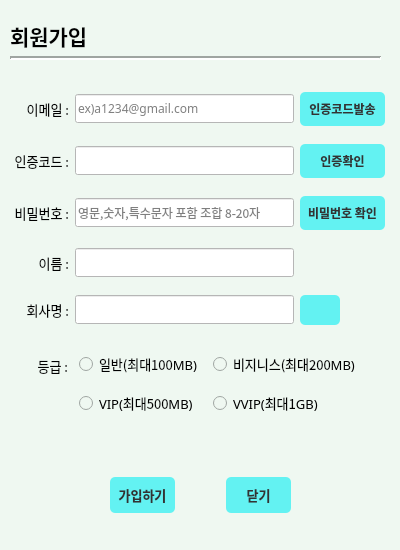
<?xml version="1.0" encoding="UTF-8"?>
<ui version="4.0">
 <class>Form</class>
 <widget class="QWidget" name="Form">
  <property name="geometry">
   <rect>
    <x>0</x>
    <y>0</y>
    <width>400</width>
    <height>550</height>
   </rect>
  </property>
  <property name="windowTitle">
   <string>Form</string>
  </property>
  <property name="styleSheet">
   <string notr="true">background-color: rgb(239, 248, 241);</string>
  </property>
  <widget class="QLabel" name="label_title">
   <property name="geometry">
    <rect>
     <x>10</x>
     <y>20</y>
     <width>91</width>
     <height>31</height>
    </rect>
   </property>
   <property name="font">
    <font>
     <family>나눔고딕</family>
     <pointsize>16</pointsize>
     <bold>true</bold>
    </font>
   </property>
   <property name="text">
    <string>회원가입</string>
   </property>
  </widget>
  <widget class="Line" name="line">
   <property name="geometry">
    <rect>
     <x>10</x>
     <y>50</y>
     <width>371</width>
     <height>16</height>
    </rect>
   </property>
   <property name="lineWidth">
    <number>2</number>
   </property>
   <property name="orientation">
    <enum>Qt::Orientation::Horizontal</enum>
   </property>
  </widget>
  <widget class="QWidget" name="gridLayoutWidget">
   <property name="geometry">
    <rect>
     <x>14</x>
     <y>80</y>
     <width>371</width>
     <height>261</height>
    </rect>
   </property>
   <layout class="QGridLayout" name="gridLayout">
    <item row="2" column="2">
     <widget class="QPushButton" name="pushButton_3">
      <property name="font">
       <font>
        <family>나눔스퀘어</family>
        <bold>true</bold>
       </font>
      </property>
      <property name="styleSheet">
       <string notr="true">QPushButton {
                background-color: #63F2F2;
                color: #333333;
                border-radius: 5px;
                padding: 8px;
                font-weight: bold;
            }
            QPushButton:hover {
                background-color: #66E4F2;
            }</string>
      </property>
      <property name="text">
       <string>비밀번호 확인</string>
      </property>
     </widget>
    </item>
    <item row="3" column="1">
     <widget class="QLineEdit" name="lineEdit_4">
      <property name="sizePolicy">
       <sizepolicy hsizetype="Expanding" vsizetype="Maximum">
        <horstretch>0</horstretch>
        <verstretch>0</verstretch>
       </sizepolicy>
      </property>
      <property name="maximumSize">
       <size>
        <width>16777215</width>
        <height>29</height>
       </size>
      </property>
      <property name="font">
       <font>
        <family>나눔스퀘어</family>
       </font>
      </property>
      <property name="styleSheet">
       <string notr="true">background-color: rgb(255, 255, 255);</string>
      </property>
      <property name="inputMethodHints">
       <set>Qt::InputMethodHint::ImhNone</set>
      </property>
      <property name="placeholderText">
       <string/>
      </property>
     </widget>
    </item>
    <item row="2" column="0">
     <widget class="QLabel" name="label_3">
      <property name="font">
       <font>
        <family>나눔스퀘어</family>
        <pointsize>10</pointsize>
       </font>
      </property>
      <property name="text">
       <string>비밀번호 :</string>
      </property>
      <property name="alignment">
       <set>Qt::AlignmentFlag::AlignRight|Qt::AlignmentFlag::AlignTrailing|Qt::AlignmentFlag::AlignVCenter</set>
      </property>
     </widget>
    </item>
    <item row="0" column="0">
     <widget class="QLabel" name="label_2">
      <property name="font">
       <font>
        <family>나눔스퀘어</family>
        <pointsize>10</pointsize>
       </font>
      </property>
      <property name="text">
       <string>이메일 :</string>
      </property>
      <property name="alignment">
       <set>Qt::AlignmentFlag::AlignRight|Qt::AlignmentFlag::AlignTrailing|Qt::AlignmentFlag::AlignVCenter</set>
      </property>
     </widget>
    </item>
    <item row="3" column="0">
     <widget class="QLabel" name="label_4">
      <property name="font">
       <font>
        <family>나눔스퀘어</family>
        <pointsize>10</pointsize>
       </font>
      </property>
      <property name="text">
       <string>이름 :</string>
      </property>
      <property name="alignment">
       <set>Qt::AlignmentFlag::AlignRight|Qt::AlignmentFlag::AlignTrailing|Qt::AlignmentFlag::AlignVCenter</set>
      </property>
     </widget>
    </item>
    <item row="1" column="2">
     <widget class="QPushButton" name="pushButton_2">
      <property name="font">
       <font>
        <family>나눔스퀘어</family>
        <bold>true</bold>
       </font>
      </property>
      <property name="styleSheet">
       <string notr="true">QPushButton {
                background-color: #63F2F2;
                color: #333333;
                border-radius: 5px;
                padding: 8px;
                font-weight: bold;
            }
            QPushButton:hover {
                background-color: #66E4F2;
            }</string>
      </property>
      <property name="text">
       <string>인증확인</string>
      </property>
     </widget>
    </item>
    <item row="0" column="2">
     <widget class="QPushButton" name="pushButton">
      <property name="font">
       <font>
        <family>나눔스퀘어</family>
        <bold>true</bold>
       </font>
      </property>
      <property name="styleSheet">
       <string notr="true">QPushButton {
                background-color: #63F2F2;
                color: #333333;
                border-radius: 5px;
                padding: 8px;
                font-weight: bold;
            }
            QPushButton:hover {
                background-color: #66E4F2;
            }</string>
      </property>
      <property name="text">
       <string>인증코드발송</string>
      </property>
     </widget>
    </item>
    <item row="1" column="0">
     <widget class="QLabel" name="label">
      <property name="font">
       <font>
        <family>나눔스퀘어</family>
        <pointsize>10</pointsize>
       </font>
      </property>
      <property name="text">
       <string>인증코드 :</string>
      </property>
      <property name="alignment">
       <set>Qt::AlignmentFlag::AlignRight|Qt::AlignmentFlag::AlignTrailing|Qt::AlignmentFlag::AlignVCenter</set>
      </property>
     </widget>
    </item>
    <item row="0" column="1">
     <widget class="QLineEdit" name="lineEdit">
      <property name="sizePolicy">
       <sizepolicy hsizetype="Expanding" vsizetype="Maximum">
        <horstretch>0</horstretch>
        <verstretch>0</verstretch>
       </sizepolicy>
      </property>
      <property name="minimumSize">
       <size>
        <width>0</width>
        <height>29</height>
       </size>
      </property>
      <property name="font">
       <font>
        <family>나눔스퀘어</family>
       </font>
      </property>
      <property name="styleSheet">
       <string notr="true">background-color: rgb(255, 255, 255);</string>
      </property>
      <property name="inputMethodHints">
       <set>Qt::InputMethodHint::ImhNone</set>
      </property>
      <property name="placeholderText">
       <string>ex)a1234@gmail.com</string>
      </property>
     </widget>
    </item>
    <item row="4" column="1">
     <widget class="QLineEdit" name="lineEdit_5">
      <property name="sizePolicy">
       <sizepolicy hsizetype="Expanding" vsizetype="Maximum">
        <horstretch>0</horstretch>
        <verstretch>0</verstretch>
       </sizepolicy>
      </property>
      <property name="maximumSize">
       <size>
        <width>16777215</width>
        <height>29</height>
       </size>
      </property>
      <property name="font">
       <font>
        <family>나눔스퀘어</family>
       </font>
      </property>
      <property name="styleSheet">
       <string notr="true">background-color: rgb(255, 255, 255);</string>
      </property>
      <property name="inputMethodHints">
       <set>Qt::InputMethodHint::ImhNone</set>
      </property>
      <property name="placeholderText">
       <string/>
      </property>
     </widget>
    </item>
    <item row="1" column="1">
     <widget class="QLineEdit" name="lineEdit_2">
      <property name="sizePolicy">
       <sizepolicy hsizetype="Expanding" vsizetype="Maximum">
        <horstretch>0</horstretch>
        <verstretch>0</verstretch>
       </sizepolicy>
      </property>
      <property name="maximumSize">
       <size>
        <width>16777215</width>
        <height>29</height>
       </size>
      </property>
      <property name="font">
       <font>
        <family>나눔스퀘어</family>
       </font>
      </property>
      <property name="styleSheet">
       <string notr="true">background-color: rgb(255, 255, 255);</string>
      </property>
      <property name="inputMethodHints">
       <set>Qt::InputMethodHint::ImhNone</set>
      </property>
      <property name="placeholderText">
       <string/>
      </property>
     </widget>
    </item>
    <item row="4" column="0">
     <widget class="QLabel" name="label_5">
      <property name="font">
       <font>
        <family>나눔스퀘어</family>
        <pointsize>10</pointsize>
       </font>
      </property>
      <property name="text">
       <string>회사명 :</string>
      </property>
      <property name="alignment">
       <set>Qt::AlignmentFlag::AlignRight|Qt::AlignmentFlag::AlignTrailing|Qt::AlignmentFlag::AlignVCenter</set>
      </property>
     </widget>
    </item>
    <item row="2" column="1">
     <widget class="QLineEdit" name="lineEdit_3">
      <property name="sizePolicy">
       <sizepolicy hsizetype="Expanding" vsizetype="Maximum">
        <horstretch>0</horstretch>
        <verstretch>0</verstretch>
       </sizepolicy>
      </property>
      <property name="maximumSize">
       <size>
        <width>16777215</width>
        <height>29</height>
       </size>
      </property>
      <property name="font">
       <font>
        <family>나눔스퀘어</family>
       </font>
      </property>
      <property name="styleSheet">
       <string notr="true">background-color: rgb(255, 255, 255);</string>
      </property>
      <property name="inputMethodHints">
       <set>Qt::InputMethodHint::ImhHiddenText|Qt::InputMethodHint::ImhNoAutoUppercase|Qt::InputMethodHint::ImhNoPredictiveText|Qt::InputMethodHint::ImhSensitiveData</set>
      </property>
      <property name="echoMode">
       <enum>QLineEdit::EchoMode::Password</enum>
      </property>
      <property name="placeholderText">
       <string>영문,숫자,특수문자 포함 조합 8-20자</string>
      </property>
     </widget>
    </item>
    <item row="4" column="2">
     <widget class="QPushButton" name="pushButton_6">
      <property name="minimumSize">
       <size>
        <width>25</width>
        <height>0</height>
       </size>
      </property>
      <property name="maximumSize">
       <size>
        <width>40</width>
        <height>16777215</height>
       </size>
      </property>
      <property name="styleSheet">
       <string notr="true">QPushButton {
                background-color: #63F2F2;
                color: #333333;
                border-radius: 5px;
                padding: 8px;
                font-weight: bold;
            }
            QPushButton:hover {
                background-color: #66E4F2;
            }</string>
      </property>
      <property name="text">
       <string/>
      </property>
      <property name="icon">
       <iconset>
        <normaloff>../../source/image/search.png</normaloff>../../source/image/search.png</iconset>
      </property>
     </widget>
    </item>
   </layout>
  </widget>
  <widget class="QWidget" name="horizontalLayoutWidget">
   <property name="geometry">
    <rect>
     <x>110</x>
     <y>470</y>
     <width>181</width>
     <height>51</height>
    </rect>
   </property>
   <layout class="QHBoxLayout" name="horizontalLayout">
    <item>
     <widget class="QPushButton" name="pushButton_4">
      <property name="minimumSize">
       <size>
        <width>65</width>
        <height>0</height>
       </size>
      </property>
      <property name="font">
       <font>
        <family>나눔스퀘어</family>
        <pointsize>10</pointsize>
        <bold>true</bold>
       </font>
      </property>
      <property name="styleSheet">
       <string notr="true">QPushButton {
                background-color: #63F2F2;
                color: #333333;
                border-radius: 5px;
                padding: 8px;
                font-weight: bold;
            }
            QPushButton:hover {
                background-color: #66E4F2;
            }</string>
      </property>
      <property name="text">
       <string>가입하기</string>
      </property>
     </widget>
    </item>
    <item>
     <spacer name="horizontalSpacer">
      <property name="orientation">
       <enum>Qt::Orientation::Horizontal</enum>
      </property>
      <property name="sizeHint" stdset="0">
       <size>
        <width>30</width>
        <height>20</height>
       </size>
      </property>
     </spacer>
    </item>
    <item>
     <widget class="QPushButton" name="pushButton_5">
      <property name="minimumSize">
       <size>
        <width>65</width>
        <height>0</height>
       </size>
      </property>
      <property name="font">
       <font>
        <family>나눔스퀘어</family>
        <pointsize>10</pointsize>
        <bold>true</bold>
       </font>
      </property>
      <property name="styleSheet">
       <string notr="true">QPushButton {
                background-color: #63F2F2;
                color: #333333;
                border-radius: 5px;
                padding: 8px;
                font-weight: bold;
            }
            QPushButton:hover {
                background-color: #66E4F2;
            }</string>
      </property>
      <property name="text">
       <string>닫기</string>
      </property>
     </widget>
    </item>
   </layout>
  </widget>
  <widget class="QLabel" name="label_6">
   <property name="geometry">
    <rect>
     <x>13</x>
     <y>351</y>
     <width>55</width>
     <height>29</height>
    </rect>
   </property>
   <property name="font">
    <font>
     <family>나눔스퀘어</family>
     <pointsize>10</pointsize>
    </font>
   </property>
   <property name="text">
    <string>등급 :</string>
   </property>
   <property name="alignment">
    <set>Qt::AlignmentFlag::AlignRight|Qt::AlignmentFlag::AlignTrailing|Qt::AlignmentFlag::AlignVCenter</set>
   </property>
  </widget>
  <widget class="QWidget" name="gridLayoutWidget_2">
   <property name="geometry">
    <rect>
     <x>79</x>
     <y>344</y>
     <width>281</width>
     <height>80</height>
    </rect>
   </property>
   <layout class="QGridLayout" name="gridLayout_2">
    <item row="0" column="0">
     <widget class="QRadioButton" name="radioButton">
      <property name="font">
       <font>
        <family>나눔스퀘어</family>
        <pointsize>10</pointsize>
       </font>
      </property>
      <property name="text">
       <string>일반(최대100MB)</string>
      </property>
     </widget>
    </item>
    <item row="0" column="1">
     <widget class="QRadioButton" name="radioButton_2">
      <property name="font">
       <font>
        <family>나눔스퀘어</family>
        <pointsize>10</pointsize>
       </font>
      </property>
      <property name="text">
       <string>비지니스(최대200MB)</string>
      </property>
     </widget>
    </item>
    <item row="1" column="0">
     <widget class="QRadioButton" name="radioButton_3">
      <property name="font">
       <font>
        <family>나눔스퀘어</family>
        <pointsize>10</pointsize>
       </font>
      </property>
      <property name="text">
       <string>VIP(최대500MB)</string>
      </property>
     </widget>
    </item>
    <item row="1" column="1">
     <widget class="QRadioButton" name="radioButton_4">
      <property name="font">
       <font>
        <family>나눔스퀘어</family>
        <pointsize>10</pointsize>
       </font>
      </property>
      <property name="text">
       <string>VVIP(최대1GB)</string>
      </property>
     </widget>
    </item>
   </layout>
  </widget>
 </widget>
 <resources/>
 <connections/>
</ui>
